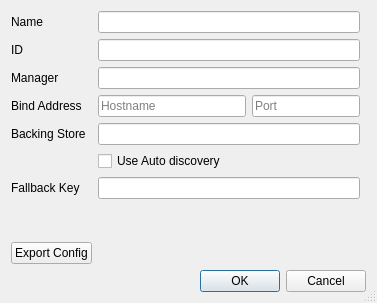
<?xml version="1.0" encoding="UTF-8"?>
<ui version="4.0">
 <class>cqp::SiteEditor</class>
 <widget class="QDialog" name="cqp::SiteEditor">
  <property name="windowModality">
   <enum>Qt::ApplicationModal</enum>
  </property>
  <property name="geometry">
   <rect>
    <x>0</x>
    <y>0</y>
    <width>377</width>
    <height>303</height>
   </rect>
  </property>
  <property name="windowTitle">
   <string>Dialog</string>
  </property>
  <property name="windowIcon">
   <iconset resource="images.qrc">
    <normaloff>:/icons/app</normaloff>:/icons/app</iconset>
  </property>
  <property name="sizeGripEnabled">
   <bool>true</bool>
  </property>
  <property name="modal">
   <bool>true</bool>
  </property>
  <layout class="QGridLayout" name="gridLayout">
   <item row="4" column="0">
    <widget class="QLabel" name="backingStoreLbl">
     <property name="text">
      <string>Backing Store</string>
     </property>
     <property name="buddy">
      <cstring>backingStore</cstring>
     </property>
    </widget>
   </item>
   <item row="6" column="0">
    <widget class="QLabel" name="fallbackKeyLbl">
     <property name="text">
      <string>Fallback Key</string>
     </property>
     <property name="buddy">
      <cstring>fallbackKey</cstring>
     </property>
    </widget>
   </item>
   <item row="5" column="1">
    <widget class="QCheckBox" name="autoDiscovery">
     <property name="text">
      <string>Use Auto discovery</string>
     </property>
    </widget>
   </item>
   <item row="10" column="0" colspan="3">
    <widget class="QDialogButtonBox" name="buttonBox">
     <property name="orientation">
      <enum>Qt::Horizontal</enum>
     </property>
     <property name="standardButtons">
      <set>QDialogButtonBox::Cancel|QDialogButtonBox::Ok</set>
     </property>
    </widget>
   </item>
   <item row="2" column="1">
    <widget class="QLineEdit" name="manager"/>
   </item>
   <item row="0" column="0">
    <widget class="QLabel" name="siteNameLbl">
     <property name="text">
      <string>Name</string>
     </property>
     <property name="buddy">
      <cstring>siteName</cstring>
     </property>
    </widget>
   </item>
   <item row="2" column="0">
    <widget class="QLabel" name="managerLbl">
     <property name="text">
      <string>Manager</string>
     </property>
     <property name="buddy">
      <cstring>manager</cstring>
     </property>
    </widget>
   </item>
   <item row="3" column="1">
    <layout class="QHBoxLayout" name="horizontalLayout">
     <item>
      <widget class="QLineEdit" name="bindAddress">
       <property name="sizePolicy">
        <sizepolicy hsizetype="Expanding" vsizetype="Fixed">
         <horstretch>0</horstretch>
         <verstretch>0</verstretch>
        </sizepolicy>
       </property>
       <property name="inputMethodHints">
        <set>Qt::ImhUrlCharactersOnly</set>
       </property>
       <property name="placeholderText">
        <string>Hostname</string>
       </property>
      </widget>
     </item>
     <item>
      <widget class="QLineEdit" name="listenPort">
       <property name="sizePolicy">
        <sizepolicy hsizetype="Preferred" vsizetype="Fixed">
         <horstretch>0</horstretch>
         <verstretch>0</verstretch>
        </sizepolicy>
       </property>
       <property name="inputMethodHints">
        <set>Qt::ImhFormattedNumbersOnly</set>
       </property>
       <property name="maxLength">
        <number>6</number>
       </property>
       <property name="placeholderText">
        <string>Port</string>
       </property>
      </widget>
     </item>
    </layout>
   </item>
   <item row="8" column="0">
    <spacer name="verticalSpacer">
     <property name="orientation">
      <enum>Qt::Vertical</enum>
     </property>
     <property name="sizeHint" stdset="0">
      <size>
       <width>20</width>
       <height>40</height>
      </size>
     </property>
    </spacer>
   </item>
   <item row="0" column="1">
    <widget class="QLineEdit" name="siteName"/>
   </item>
   <item row="4" column="1">
    <widget class="QLineEdit" name="backingStore">
     <property name="inputMethodHints">
      <set>Qt::ImhUrlCharactersOnly</set>
     </property>
    </widget>
   </item>
   <item row="1" column="0">
    <widget class="QLabel" name="idLbl">
     <property name="text">
      <string>ID</string>
     </property>
     <property name="buddy">
      <cstring>id</cstring>
     </property>
    </widget>
   </item>
   <item row="6" column="1">
    <widget class="QLineEdit" name="fallbackKey">
     <property name="clearButtonEnabled">
      <bool>true</bool>
     </property>
    </widget>
   </item>
   <item row="3" column="0">
    <widget class="QLabel" name="bindAddressLbl">
     <property name="text">
      <string>Bind Address</string>
     </property>
     <property name="buddy">
      <cstring>bindAddress</cstring>
     </property>
    </widget>
   </item>
   <item row="1" column="1">
    <widget class="QLineEdit" name="id">
     <property name="clearButtonEnabled">
      <bool>true</bool>
     </property>
    </widget>
   </item>
   <item row="9" column="0">
    <widget class="QPushButton" name="exportConfig">
     <property name="text">
      <string>Export Config</string>
     </property>
    </widget>
   </item>
  </layout>
 </widget>
 <resources>
  <include location="images.qrc"/>
 </resources>
 <connections>
  <connection>
   <sender>buttonBox</sender>
   <signal>accepted()</signal>
   <receiver>cqp::SiteEditor</receiver>
   <slot>accept()</slot>
   <hints>
    <hint type="sourcelabel">
     <x>248</x>
     <y>254</y>
    </hint>
    <hint type="destinationlabel">
     <x>157</x>
     <y>274</y>
    </hint>
   </hints>
  </connection>
  <connection>
   <sender>buttonBox</sender>
   <signal>rejected()</signal>
   <receiver>cqp::SiteEditor</receiver>
   <slot>reject()</slot>
   <hints>
    <hint type="sourcelabel">
     <x>316</x>
     <y>260</y>
    </hint>
    <hint type="destinationlabel">
     <x>286</x>
     <y>274</y>
    </hint>
   </hints>
  </connection>
 </connections>
</ui>
